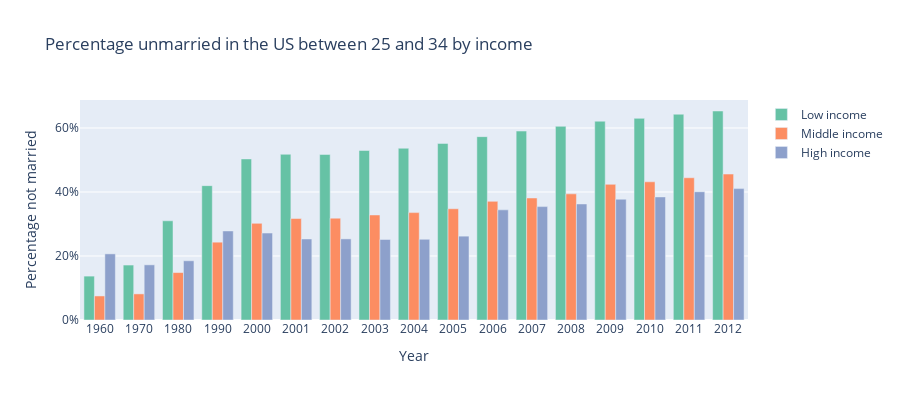

The notebook cell saved with this chart:
### Markdown cell above
It is now up to you to create a grouped bar chart for the first assignment based on this dataset, where the groups consist of three different income groups (`poor`, `mid`, and `rich`). Your chart should look like the following:

<img src="groupedbar.png">

**Requirements:**
- Plot title
  - `Percentage unmarried in the US between 25 and 34 by income`
- Axis labels
  - x axis: `Year`
  - y axis: `Percentage not married`
- Legend with correct names
  - `Low income`, `Middle income`, and `High income`
- Grouped and colored bars for each income group
- Correct format of x and y axis
  - x axis needs to be categories
  - y axis needs to be percentage
- Based on the data from the csv file
- Each group with the corret bar color that is color-blind safe
  - Low income group: `rgb(102,194,165)`
  - Middle income group: `rgb(252,141,98)`
  - High income group: `rgb(141,160,203)`
- The height of the graph needs to be `400`

*Hints:*
- Search online for ways of adjusting graph properties if you do not know how to do that, such as changing the color of the bar or the height of graph. Often you can find examples on the [official plotly documentation](https://plot.ly/python/reference/) or Stack Overflow. You can also ask generative AI (such as ChatGPT) to help you, but ChatGPT does not always work and may give you bad code. If you use ChatGPT, you need to report its usage as described in the course Syllabus.
- Check the [documentation of bar chart](https://plotly.com/python-api-reference/generated/plotly.graph_objects.Bar.html) for available properties.

### Code cell
# Code for assignment 2.1 in this cell
# Inkomstengroep met bijbehorende kleuren
income_groups = ['poor', 'mid', 'rich']
income_group_names = {
    'poor': 'Low income',
    'mid': 'Middle income',
    'rich': 'High income'
}
colors = ['rgb(102,194,165)', 'rgb(252,141,98)', 'rgb(141,160,203)']

# Maak een list voor opslaan balksporen
bar_traces = []

# Maak bar voor elke inkomensgroep
for i, income_group in enumerate(income_groups):
    trace = go.Bar(
        x=df['year'],
        y=df[income_group],
        name=income_group_names[income_group],                                     
        marker=dict(color=colors[i])
    )
    bar_traces.append(trace)

layout = go.Layout(
    title='Percentage unmarried in the US between 25 and 34 by income',
    xaxis=dict(title='Year', type='category'),
    yaxis=dict(title='Percentage not married', tickformat=',.0%'),
    barmode='group',
    height=400
)

fig = go.Figure(data=bar_traces, layout=layout)

# Weergeef de grouped bar chart
pio.show(fig)

### Figure 1 — Plotly figure (JSON) as saved in the notebook; plotly's stock layout.template omitted (floating-point values rounded to 4 significant figures)
{"data": [{"marker": {"color": "rgb(102,194,165)"}, "name": "Low income", "type": "bar", "x": [1960, 1970, 1980, 1990, 2000, 2001, 2002, 2003, 2004, 2005, 2006, 2007, 2008, 2009, 2010, 2011, 2012], "y": [0.1372, 0.1717, 0.3101, 0.4199, 0.5034, 0.5179, 0.5174, 0.5297, 0.5368, 0.5519, 0.573, 0.5905, 0.6054, 0.6213, 0.6302, 0.6431, 0.6532]}, {"marker": {"color": "rgb(252,141,98)"}, "name": "Middle income", "type": "bar", "x": [1960, 1970, 1980, 1990, 2000, 2001, 2002, 2003, 2004, 2005, 2006, 2007, 2008, 2009, 2010, 2011, 2012], "y": [0.07515, 0.08159, 0.1483, 0.2432, 0.302, 0.3172, 0.3182, 0.3282, 0.3356, 0.3477, 0.3708, 0.3813, 0.3942, 0.424, 0.4319, 0.4445, 0.4561]}, {"marker": {"color": "rgb(141,160,203)"}, "name": "High income", "type": "bar", "x": [1960, 1970, 1980, 1990, 2000, 2001, 2002, 2003, 2004, 2005, 2006, 2007, 2008, 2009, 2010, 2011, 2012], "y": [0.2067, 0.1724, 0.1851, 0.2783, 0.2717, 0.2532, 0.2535, 0.2516, 0.2523, 0.262, 0.3443, 0.3544, 0.3626, 0.3775, 0.3847, 0.4008, 0.4106]}], "layout": {"barmode": "group", "height": 400, "title": {"text": "Percentage unmarried in the US between 25 and 34 by income"}, "xaxis": {"title": {"text": "Year"}, "type": "category"}, "yaxis": {"tickformat": ",.0%", "title": {"text": "Percentage not married"}}}}
